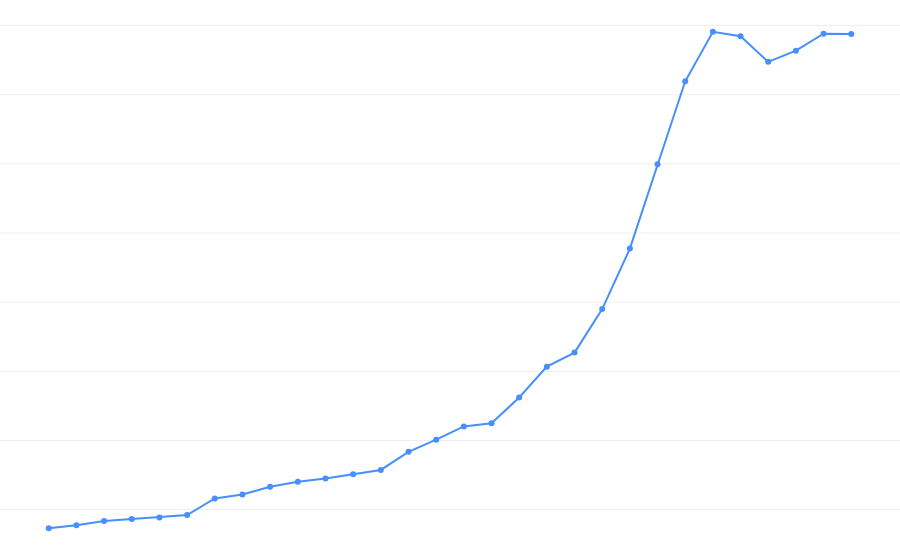

The cell this chart's notebook holds for it:
### Code cell
### saldos_por_periodo
periodo = "sem"
n = 30

tbl = db.saldos_transac_periodo(periodo=periodo)
if periodo == "sem":
    tbl["Data"] = tbl["Data"].apply(lambda x: datetime.strptime(x+"-0", "%Y-%W-%w"))
tbl["Data"] = pd.to_datetime(tbl.Data)

tbl["SaldoAcum"] = (tbl["Somas"] + tbl["Abatimentos"]).cumsum()
tbl["SaldoAcumDisplay"] = tbl["SaldoAcum"]\
    .apply(lambda x: f"{x:_.2f}".replace(".", ",").replace("_", " "))

if n:
    tbl = tbl.tail(n)

datestr = "%B de %Y"
if periodo == "dia":
    datestr = "%d de %B de %Y"
elif periodo == "sem":
    datestr = "%Y, semana %W"

layout = pg.Layout(
    margin=dict(l=0, r=0, t=0, b=0),
    template="none",
    showlegend=False,
    hovermode="x unified",
    xaxis=dict(
        tickmode="array",
        tickvals=[i for i in tbl["Data"]],
        ticktext=[i.strftime(datestr) for i in tbl["Data"]]
    )
)

fig = pg.Figure(layout=layout)
fig.add_trace(pg.Scatter(
    x=tbl["Data"], y=tbl["SaldoAcum"], name="Saldo", 
    mode="lines+markers", 
    customdata=tbl[["SaldoAcumDisplay"]],
    hovertemplate="<b>R$ %{customdata[0]}</b>",
    offsetgroup=0,
    marker=dict(color=CORES[0])
))
fig.update_xaxes(showgrid=False)
fig.show(config={"displayModeBar": False})

### Figure 1 — Plotly figure (JSON) as saved in the notebook; plotly's stock layout.template omitted (floating-point values rounded to 4 significant figures)
{"data": [{"customdata": [["17 307,20"], ["17 737,50"], ["18 365,10"], ["18 662,50"], ["18 868,40"], ["19 209,30"], ["21 620,10"], ["22 182,20"], ["23 300,60"], ["24 040,90"], ["24 498,80"], ["25 118,80"], ["25 735,90"], ["28 361,00"], ["30 114,80"], ["32 035,50"], ["32 483,90"], ["36 209,70"], ["40 676,30"], ["42 704,70"], ["49 003,40"], ["57 749,50"], ["69 935,50"], ["81 934,70"], ["89 099,40"], ["88 458,60"], ["84 745,70"], ["86 362,70"], ["88 813,08"], ["88 791,18"]], "hovertemplate": "<b>R$ %{customdata[0]}</b>", "marker": {"color": "#478eff"}, "mode": "lines+markers", "name": "Saldo", "offsetgroup": "0", "type": "scatter", "x": ["2023-11-05T00:00:00", "2023-11-12T00:00:00", "2023-11-19T00:00:00", "2023-11-26T00:00:00", "2023-12-03T00:00:00", "2023-12-10T00:00:00", "2023-12-17T00:00:00", "2023-12-24T00:00:00", "2023-12-31T00:00:00", "2024-01-07T00:00:00", "2024-01-14T00:00:00", "2024-01-21T00:00:00", "2024-01-28T00:00:00", "2024-02-04T00:00:00", "2024-02-11T00:00:00", "2024-02-18T00:00:00", "2024-02-25T00:00:00", "2024-03-03T00:00:00", "2024-03-10T00:00:00", "2024-03-17T00:00:00", "2024-03-24T00:00:00", "2024-03-31T00:00:00", "2024-04-07T00:00:00", "2024-04-14T00:00:00", "2024-04-21T00:00:00", "2024-04-28T00:00:00", "2024-05-05T00:00:00", "2024-05-12T00:00:00", "2024-05-19T00:00:00", "2024-05-26T00:00:00"], "y": [17310.0, 17740.0, 18370.0, 18660.0, 18870.0, 19210.0, 21620.0, 22180.0, 23300.0, 24040.0, 24500.0, 25120.0, 25740.0, 28360.0, 30110.0, 32040.0, 32480.0, 36210.0, 40680.0, 42700.0, 49000.0, 57750.0, 69940.0, 81930.0, 89100.0, 88460.0, 84750.0, 86360.0, 88810.0, 88790.0]}], "layout": {"hovermode": "x unified", "margin": {"b": 0, "l": 0, "r": 0, "t": 0}, "showlegend": false, "xaxis": {"showgrid": false, "tickmode": "array", "ticktext": ["2023, semana 44", "2023, semana 45", "2023, semana 46", "2023, semana 47", "2023, semana 48", "2023, semana 49", "2023, semana 50", "2023, semana 51", "2023, semana 52", "2024, semana 01", "2024, semana 02", "2024, semana 03", "2024, semana 04", "2024, semana 05", "2024, semana 06", "2024, semana 07", "2024, semana 08", "2024, semana 09", "2024, semana 10", "2024, semana 11", "2024, semana 12", "2024, semana 13", "2024, semana 14", "2024, semana 15", "2024, semana 16", "2024, semana 17", "2024, semana 18", "2024, semana 19", "2024, semana 20", "2024, semana 21"], "tickvals": ["2023-11-05T00:00:00", "2023-11-12T00:00:00", "2023-11-19T00:00:00", "2023-11-26T00:00:00", "2023-12-03T00:00:00", "2023-12-10T00:00:00", "2023-12-17T00:00:00", "2023-12-24T00:00:00", "2023-12-31T00:00:00", "2024-01-07T00:00:00", "2024-01-14T00:00:00", "2024-01-21T00:00:00", "2024-01-28T00:00:00", "2024-02-04T00:00:00", "2024-02-11T00:00:00", "2024-02-18T00:00:00", "2024-02-25T00:00:00", "2024-03-03T00:00:00", "2024-03-10T00:00:00", "2024-03-17T00:00:00", "2024-03-24T00:00:00", "2024-03-31T00:00:00", "2024-04-07T00:00:00", "2024-04-14T00:00:00", "2024-04-21T00:00:00", "2024-04-28T00:00:00", "2024-05-05T00:00:00", "2024-05-12T00:00:00", "2024-05-19T00:00:00", "2024-05-26T00:00:00"]}}}
